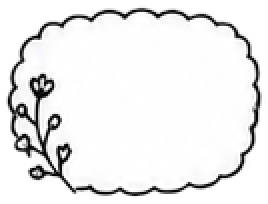
#> input picture stickers/wreath/wreath_002.png, 134 x 102 px, given in place of 6abb14449d586031f0f43bfd_1000019031.jpg, which was not available (shown 2 times larger)
$ python make_cat_wreath.py
#> lines starting #> are read from the running program, lines starting #| are printed output that depends on the picture; pictures that were not available may be replaced by others from this repository, and a replacement may not be noted
#!/usr/bin/env python3
# -*- coding: utf-8 -*-
"""花环猫头像：猫图圆形裁切（抗锯齿）+ 花环预放大锐化"""
from PIL import Image, ImageDraw, ImageFilter
from pathlib import Path

OUT = Path('/home/z/my-project/sadone/docs/img')
OUT.mkdir(parents=True, exist_ok=True)

# 1. 猫图 → 圆形透明 PNG（圆心对准猫脸+皇冠，直径取原图 64%）
cat = Image.open('/home/z/my-project/upload/6abb14449d586031f0f43bfd_1000019031.jpg').convert('RGB')
W, H = cat.size
#> W = 134; H = 102
R = int(W * 0.32)                       # 半径 640
#> R = 42
cx, cy = W // 2, int(H * 0.32)          # 圆心偏上：脸+皇冠在圆心附近
#> cx = 67; cy = 32
box = (cx - R, cy - R, cx + R, cy + R)
#> box = (25, -10, 109, 74)
cat_c = cat.crop(box).resize((400, 400), Image.LANCZOS)
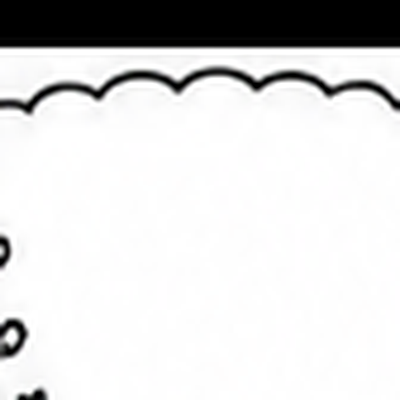
#> cat_c: PIL image 400x400 RGB; mean R, G, B 216.1, 216, 216.1

# 4x 超采样圆 mask（边缘平滑）
BIG = 400 * 4
mask = Image.new('L', (BIG, BIG), 0)
#> mask: PIL image 1600x1600 L; every value is 0
d = ImageDraw.Draw(mask)
d.ellipse((8, 8, BIG - 8, BIG - 8), fill=255)
mask = mask.resize((400, 400), Image.LANCZOS)
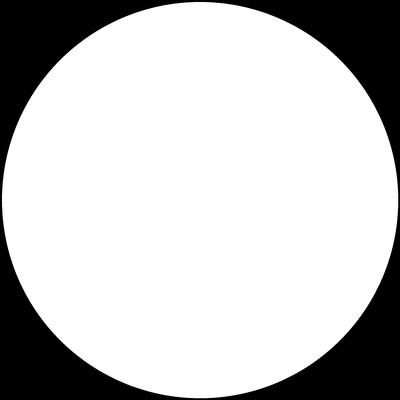
#> mask: PIL image 400x400 L; min 0, max 255, mean 196.5

out = Image.new('RGBA', (400, 400), (0, 0, 0, 0))
#> out: PIL image 400x400 RGBA; every value is 0
out.paste(cat_c, (0, 0), mask)
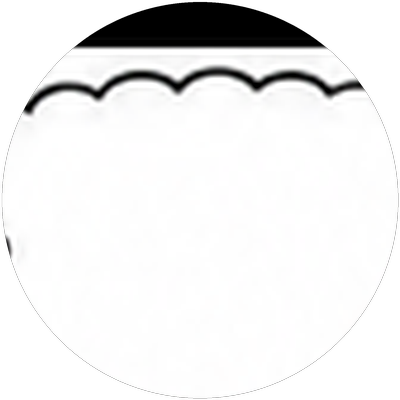
#> out: PIL image 400x400 RGBA; mean R, G, B, A 178.1, 178.1, 178.1, 196.5; transparent parts drawn white
out.save(OUT / 'cat-round.png')
print('cat-round.png:', out.size)
#| cat-round.png: (400, 400)

# 2. 花环 Lanczos 2.2x 放大 + 轻锐化（线稿放大后回缩显示，观感锐利）
wr = Image.open('/home/z/my-project/sadone/stickers/wreath/wreath_001.png').convert('RGBA')
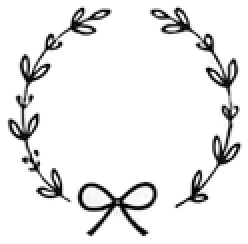
#> input picture stickers/wreath/wreath_001.png, 124 x 122 px, found by its file name (shown 2 times larger)
#> wr is the input picture: PIL image 124x122 RGBA; mean R, G, B, A 231.4, 231.4, 231.5, 42.5
big = wr.resize((int(wr.width * 2.2), int(wr.height * 2.2)), Image.LANCZOS)
r_, g_, b_, a_ = big.split()
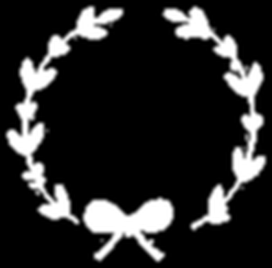
#> a_: PIL image 272x268 L; min 0, max 255, mean 42.5
rgb = Image.merge('RGB', (r_, g_, b_))
rgb = rgb.filter(ImageFilter.UnsharpMask(radius=1.6, percent=90, threshold=2))
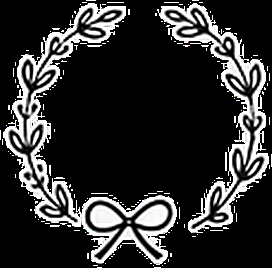
#> rgb: PIL image 272x268 RGB; mean R, G, B 48.4, 48.5, 48.5
big = Image.merge('RGBA', (*rgb.split(), a_))
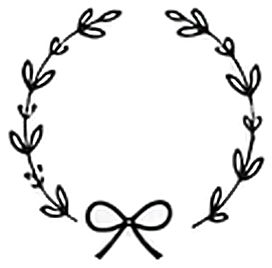
#> big: PIL image 272x268 RGBA; mean R, G, B, A 48.4, 48.5, 48.5, 42.5; transparent parts drawn white
big.save(OUT / 'wreath-big.png')
print('wreath-big.png:', big.size)
#| wreath-big.png: (272, 268)
